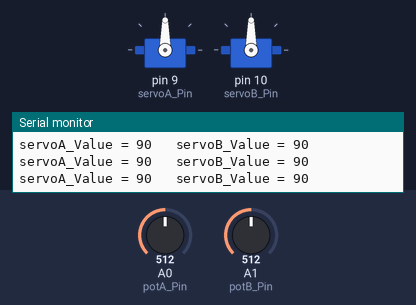
The sketch below on a simulated Arduino Uno, built with avr-gcc and run on an emulated ATmega328P. Shown: 2 × servo, the last lines printed to the serial monitor. Inputs (shaded band) come from the test bench; at power-on: A0 (potA_Pin) = 512, A1 (potB_Pin) = 512.

Above: at 1.2 s.
1.3 s: A0 (potA_Pin) set to 554
At 2.6 s:
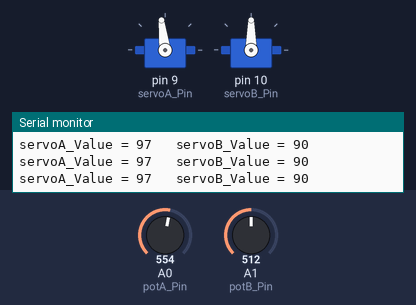
4.3 s: A0 (potA_Pin) set to 579
At 5.1 s:
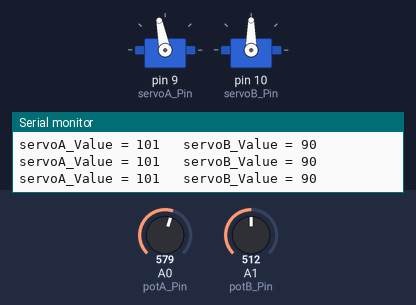
5.8 s: A1 (potB_Pin) set to 33
At 6.2 s:
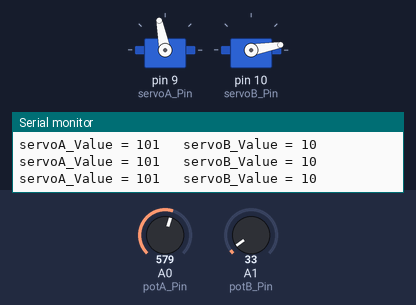
7.3 s: A1 (potB_Pin) set to 29
At 8.6 s:
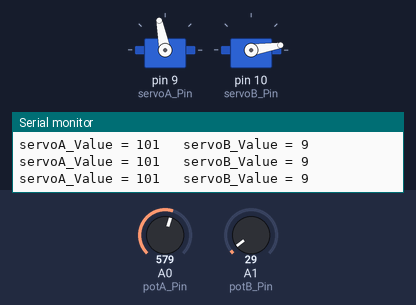
10.3 s: A0 (potA_Pin) set to 511
At 10.9 s:
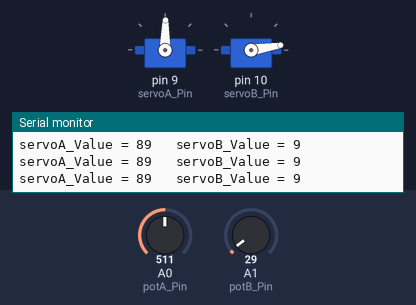
11.8 s: A1 (potB_Pin) set to 122
At 12.2 s:
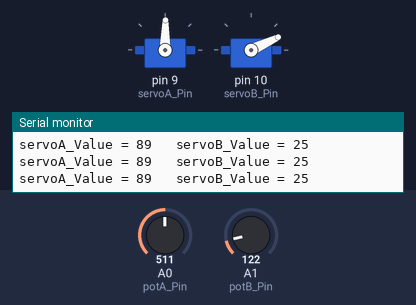
Timing chart, 0 to 14.3 s (numbered marks = the images above; inputs shaded):
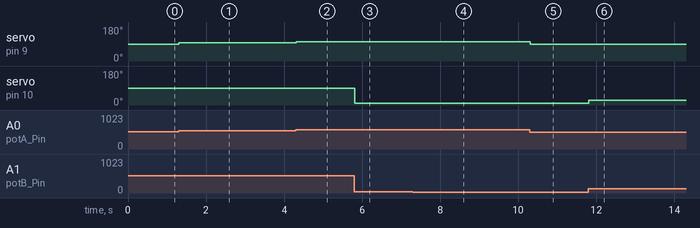

Measured:
- after the input at 1.3 s, servo on pin 9 (servoA_Pin): 90° → 97° at once
- after the input at 4.3 s, servo on pin 9 (servoA_Pin): 97° → 101° at once
- after the input at 5.8 s, servo on pin 10 (servoB_Pin): 90° → 10° at once
- after the input at 7.3 s, servo on pin 10 (servoB_Pin): 10° → 9° at once
- after the input at 10.3 s, servo on pin 9 (servoA_Pin): 101° → 89° at once
- after the input at 11.8 s, servo on pin 10 (servoB_Pin): 9° → 25° at once

The sketch:

two_channel.ino
```cpp
//Most comments are from Keyvan for Dad
#include <Servo.h>
Servo servoA;  // create servo object to control a servo
Servo servoB;  // create servo object to control another servo

// These constants won't change.  They're used to give names
// to the pins used:
const int potA_Pin = A0;  // Analog input pin that potentiometer A is attached to
const int potB_Pin = A1;  // Analog input pin that potentiometer B is attached to
const int servoA_Pin = 9; // Analog output pin that servo A is attached to
const int servoB_Pin = 10; // Analog output pin that servo B is attached to

int potA_Value = 0;        // value read from the pot A
int potB_Value = 0;        // value read from the pot B
int servoA_Value = 0;        // value output to servo A
int servoB_Value = 0;        // value output to servo B

int ServoMin = 5;            // Stetting the min and max limits to limit range and also to prevent chatter.
int ServoMax = 175;

void setup() {
 // initialize serial communications at 9600 bps:
  Serial.begin(9600);
  servoA.attach(servoA_Pin); // tell the servoA object which pin to use
  servoB.attach(servoB_Pin); // tell the servoB object which pin to use
}

void loop() {
  // read the analog in value:
  potA_Value = analogRead(potA_Pin);
  servoA_Value = map(potA_Value, 0, 1023, ServoMin, ServoMax);  // Servos take 0 to 179, not 0 to 254
  servoA.write(servoA_Value); // Write the mapped value (from 0 to 179) to the servo

  potB_Value = analogRead(potB_Pin);
  servoB_Value = map(potB_Value, 0, 1023, ServoMin, ServoMax);  // Servos take 0 to 179, not 0 to 254
  servoB.write(servoB_Value); // Write the mapped value (from 0 to 179) to the servo

  // If we were not using servo library, this is the raw way to change the analog out value:
  //analogWrite(analogOutPin, outputValue);

  // print the results to the serial monitor:
  Serial.print("servoA_Value = " );
  Serial.print(servoA_Value);
  Serial.print("\t servoB_Value = ");
  Serial.println(servoB_Value);

  // wait 10 milliseconds before the next loop
  // for the analog-to-digital converter to settle
  // after the last reading:
  // And for the servo to go where it needs to go.
  delay(25);
}
```
